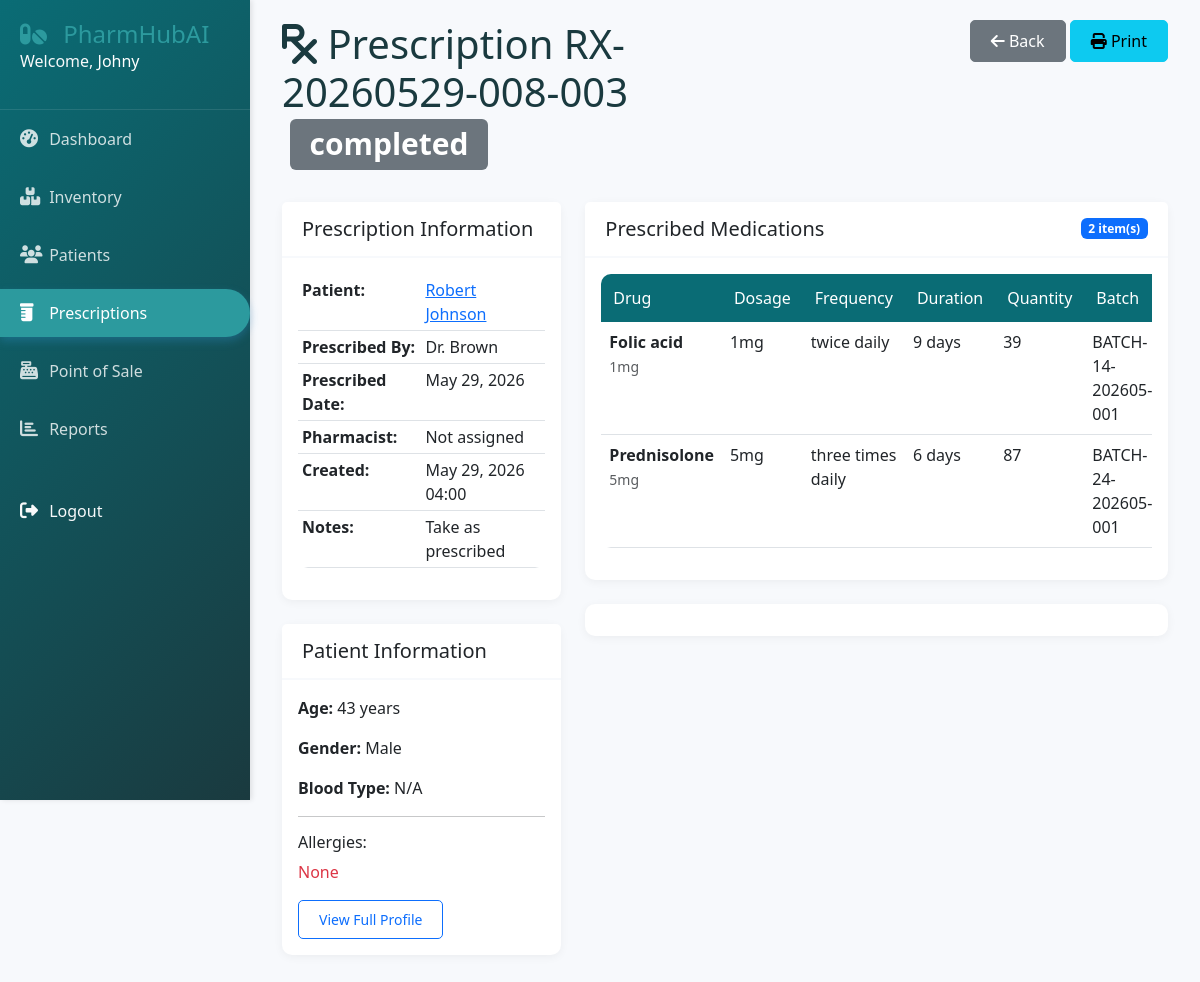
/prescriptions/7/ (signed in), run on the app's committed database.
### prescriptions/models.py (models this page shows, shortened)
class Prescription(models.Model):
    STATUS_CHOICES = (
        ('pending', 'Pending'),
        ('verified', 'Verified'),
        ('dispensed', 'Dispensed'),
        ('cancelled', 'Cancelled'),
        ('on_hold', 'On Hold'),
    )
    pharmacy = models.ForeignKey('accounts.Pharmacy', on_delete=models.CASCADE, null=True)
    prescription_number = models.CharField(max_length=50, unique=True)
    patient = models.ForeignKey(Patient, on_delete=models.CASCADE, related_name='prescriptions')
    prescribed_by = models.CharField(max_length=200)  # Doctor's name
    prescribed_date = models.DateField()
    pharmacist = models.ForeignKey(User, on_delete=models.SET_NULL, null=True, related_name='processed_prescriptions')
    status = models.CharField(max_length=20, choices=STATUS_CHOICES, default='pending')
    notes = models.TextField(blank=True)
    created_at = models.DateTimeField(auto_now_add=True)
    updated_at = models.DateTimeField(auto_now=True)
    class Meta:
        ordering = ['-created_at']

class PrescriptionItem(models.Model):
    prescription = models.ForeignKey(Prescription, on_delete=models.CASCADE, related_name='items')
    drug = models.ForeignKey(Drug, on_delete=models.CASCADE)
    batch = models.ForeignKey(Batch, on_delete=models.SET_NULL, null=True)
    dosage = models.CharField(max_length=100)  # e.g., "1 tablet"
    frequency = models.CharField(max_length=100)  # e.g., "twice daily"
    duration = models.CharField(max_length=50)  # e.g., "7 days"
    quantity = models.PositiveIntegerField()
    instructions = models.TextField(blank=True)
    substituted = models.BooleanField(default=False)

### patients/models.py (models this page shows, shortened)
class Patient(models.Model):
    BLOOD_TYPES = (
        ('A+', 'A+'), ('A-', 'A-'),
        ('B+', 'B+'), ('B-', 'B-'),
        ('AB+', 'AB+'), ('AB-', 'AB-'),
        ('O+', 'O+'), ('O-', 'O-'),
    )
    first_name = models.CharField(max_length=100)
    last_name = models.CharField(max_length=100)
    pharmacy = models.ForeignKey('accounts.Pharmacy', on_delete=models.CASCADE, null=True)
    date_of_birth = models.DateField()
    gender = models.CharField(max_length=10, choices=(('M', 'Male'), ('F', 'Female'), ('O', 'Other')))
    phone = models.CharField(max_length=15)
    email = models.EmailField(blank=True)
    address = models.TextField()
    blood_type = models.CharField(max_length=3, choices=BLOOD_TYPES, blank=True)
    allergies = models.TextField(blank=True, help_text="List all known allergies")
    chronic_conditions = models.TextField(blank=True, help_text="List all chronic conditions")
    current_medications = models.TextField(blank=True, help_text="List current medications")
    emergency_contact_name = models.CharField(max_length=200)
    emergency_contact_phone = models.CharField(max_length=15)
    created_by = models.ForeignKey(User, on_delete=models.SET_NULL, null=True)
    created_at = models.DateTimeField(auto_now_add=True)
    updated_at = models.DateTimeField(auto_now=True)
    class Meta:
        indexes = [
            models.Index(fields=['last_name', 'first_name']),
            models.Index(fields=['phone']),
        ]
    @property
    def age(self):
        today = date.today()
        return today.year - self.date_of_birth.year - (
            (today.month, today.day) < (self.date_of_birth.month, self.date_of_birth.day)
        )
    @property
    def full_name(self):
        return f"{self.first_name} {self.last_name}"

### inventory/models.py (models this page shows, shortened)
class Drug(models.Model):
    DRUG_FORMS = (
        ('tablet', 'Tablet'),
        ('capsule', 'Capsule'),
        ('liquid', 'Liquid'),
        ('injection', 'Injection'),
        ('cream', 'Cream'),
        ('ointment', 'Ointment'),
        ('inhaler', 'Inhaler'),
    )
    pharmacy = models.ForeignKey('accounts.Pharmacy', on_delete=models.CASCADE, null=True)
    name = models.CharField(max_length=200)
    generic_name = models.CharField(max_length=200)
    rxcui = models.CharField(max_length=20, unique=True, null=True, blank=True)
    form = models.CharField(max_length=20, choices=DRUG_FORMS)
    strength = models.CharField(max_length=50)  # e.g., "500mg"
    manufacturer = models.CharField(max_length=200)
    description = models.TextField(blank=True)
    requires_prescription = models.BooleanField(default=True)
    training_id = models.CharField(max_length=50, blank=True, null=True, help_text="ID from training dataset")
    created_at = models.DateTimeField(auto_now_add=True)
    updated_at = models.DateTimeField(auto_now=True)
    class Meta:
        indexes = [
            models.Index(fields=['name']),
            models.Index(fields=['rxcui']),
        ]

class Batch(models.Model):
    pharmacy = models.ForeignKey('accounts.Pharmacy', on_delete=models.CASCADE, null=True)
    drug = models.ForeignKey(Drug, on_delete=models.CASCADE, related_name='batches')
    supplier = models.ForeignKey(Supplier, on_delete=models.SET_NULL, null=True)
    batch_number = models.CharField(max_length=100, unique=True)
    quantity = models.PositiveIntegerField(default=0)
    purchase_price = models.DecimalField(max_digits=10, decimal_places=2)
    selling_price = models.DecimalField(max_digits=10, decimal_places=2)
    manufacture_date = models.DateField()
    expiry_date = models.DateField()
    created_at = models.DateTimeField(auto_now_add=True)
    updated_at = models.DateTimeField(auto_now=True)
    class Meta:
        indexes = [
            models.Index(fields=['expiry_date']),
            models.Index(fields=['batch_number']),
        ]

### prescriptions/views.py (the view, shortened to what this page needs)
# urls.py: path('<int:pk>/', views.prescription_detail, name='detail'),
@login_required
def prescription_detail(request, pk):
    prescription = get_object_or_404(
        Prescription.objects.select_related('patient', 'pharmacist'),
        pk=pk
    )
    items = prescription.items.select_related('drug', 'batch').all()
    interactions = prescription.interaction_logs.all()
    stock_available = True
    stock_details = []
    for item in items:
        if not item.batch:
            available_batch = Batch.objects.filter(
                drug=item.drug,
                quantity__gte=item.quantity,
                expiry_date__gt=timezone.now().date()
            ).first()
            if available_batch:
                stock_details.append({
                    'drug': item.drug.name,
                    'status': 'available',
                    'batch': available_batch.batch_number,
                    'available': available_batch.quantity
                })
            else:
                stock_available = False
                stock_details.append({
                    'drug': item.drug.name,
                    'status': 'out_of_stock',
                    'message': 'No batch available'
                })
        else:
            stock_details.append({
                'drug': item.drug.name,
                'status': 'ok',
                'batch': item.batch.batch_number,
                'available': item.batch.quantity
            })
    context = {
        'prescription': prescription,
        'items': items,
        'interactions': interactions,
        'stock_available': stock_available,
        'stock_details': stock_details,
        'can_dispense': prescription.status == 'verified' and stock_available,
        'can_verify': prescription.status == 'pending' and not interactions.filter(severity='high', overridden_by__isnull=True).exists()
    }
    return render(request, 'prescriptions/detail.html', context)

### templates/prescriptions/detail.html (shortened to what this page needs)
{% extends 'base.html' %}
{% block content %}
<div class="container-fluid">
    <div class="row mb-4">
        <div class="col">
            <h1>
                <i class="fas fa-prescription"></i> Prescription {{ prescription.prescription_number }}
                <span class="badge {% if prescription.status == 'dispensed' %}bg-success{% elif prescription.status == 'pending' %}bg-warning{% elif prescription.status == 'verified' %}bg-info{% elif prescription.status == 'cancelled' %}bg-danger{% else %}bg-secondary{% endif %} ms-2">
                    {{ prescription.get_status_display }}
                </span>
            </h1>
        </div>
        <div class="col text-end">
            <a href="/prescriptions/" class="btn btn-secondary">
                <i class="fas fa-arrow-left"></i> Back
            </a>
            <a href="/prescriptions/{{ prescription.id }}/print/" class="btn btn-info" target="_blank">
                <i class="fas fa-print"></i> Print
            </a>
        </div>
    </div>
    <div class="row">
        <div class="col-md-4">
            <div class="card mb-4">
                <div class="card-header">
                    <h5 class="mb-0">Prescription Information</h5>
                </div>
                <div class="card-body">
                    <table class="table table-sm">
                        <tr>
                            <th>Patient:</th>
                            <td>
                                <a href="/patients/{{ prescription.patient.id }}/">
                                    {{ prescription.patient.full_name }}
                                </a>
                            </td>
                        </tr>
                        <tr>
                            <th>Prescribed By:</th>
                            <td>{{ prescription.prescribed_by }}</td>
                        </tr>
                        <tr>
                            <th>Prescribed Date:</th>
                            <td>{{ prescription.prescribed_date|date:"M d, Y" }}</td>
                        </tr>
                        <tr>
                            <th>Pharmacist:</th>
                            <td>{{ prescription.pharmacist.get_full_name|default:"Not assigned" }}</td>
                        </tr>
                        <tr>
                            <th>Created:</th>
                            <td>{{ prescription.created_at|date:"M d, Y H:i" }}</td>
                        </tr>
                        {% if prescription.notes %}
                        <tr>
                            <th>Notes:</th>
                            <td>{{ prescription.notes|linebreaksbr }}</td>
                        </tr>
                        {% endif %}
                    </table>
                </div>
            </div>
            <div class="card mb-4">
                <div class="card-header">
                    <h5 class="mb-0">Patient Information</h5>
                </div>
                <div class="card-body">
                    <p><strong>Age:</strong> {{ prescription.patient.age }} years</p>
                    <p><strong>Gender:</strong> {{ prescription.patient.get_gender_display }}</p>
                    <p><strong>Blood Type:</strong> {{ prescription.patient.blood_type|default:"N/A" }}</p>
                    {% if prescription.patient.allergies %}
                    <hr>
                    <h6>Allergies:</h6>
                    <p class="text-danger">{{ prescription.patient.allergies }}</p>
                    {% endif %}
                    <a href="/patients/{{ prescription.patient.id }}/" class="btn btn-sm btn-outline-primary">
                        View Full Profile
                    </a>
                </div>
            </div>
        </div>
        <div class="col-md-8">
            <div class="card mb-4">
                <div class="card-header d-flex justify-content-between align-items-center">
                    <h5 class="mb-0">Prescribed Medications</h5>
                    <span class="badge bg-primary">{{ items.count }} item(s)</span>
                </div>
                <div class="card-body">
                    <div class="table-responsive">
                        <table class="table">
                            <thead>
                                <tr>
                                    <th>Drug</th>
                                    <th>Dosage</th>
                                    <th>Frequency</th>
                                    <th>Duration</th>
                                    <th>Quantity</th>
                                    <th>Batch</th>
                                </tr>
                            </thead>
                            <tbody>
                                {% for item in items %}
                                <tr>
                                    <td>
                                        <strong>{{ item.drug.name }}</strong><br>
                                        <small class="text-muted">{{ item.drug.strength }}</small>
                                    </td>
                                    <td>{{ item.dosage }}</td>
                                    <td>{{ item.frequency }}</td>
                                    <td>{{ item.duration }}</td>
                                    <td>{{ item.quantity }}</td>
                                    <td>
                                        {% if item.batch %}
                                            {{ item.batch.batch_number }}
                                        {% else %}
                                            <span class="text-warning">Not assigned</span>
                                        {% endif %}
                                    </td>
                                </tr>
                                {% endfor %}
                            </tbody>
                        </table>
                    </div>
                </div>
            </div>
            <div class="card">
                <div class="card-body">
                </div>
            </div>
        </div>
    </div>
</div>
{% endblock %}

### templates/base.html (shortened to what this page needs)
<!DOCTYPE html>
<html lang="en">
<head>
    <link href="https://cdn.jsdelivr.net/npm/bootstrap@5.3.0-alpha1/dist/css/bootstrap.min.css" rel="stylesheet">
    <link rel="stylesheet" href="https://cdnjs.cloudflare.com/ajax/libs/font-awesome/6.4.0/css/all.min.css">
    {% load static %}
    <link rel="stylesheet" href="{% static 'css/style.css' %}">
</head>
<body>
    {% if user.is_authenticated %}
    <div class="sidebar">
        <div class="sidebar-header">
            <a style="text-decoration: none; color: #2c9a9e;" href="{%url 'accounts:home'%}"><h3><i class="fas fa-pills"></i> PharmHubAI</h3></a>
            <p class="text-light">Welcome, <a href="{%url 'accounts:home'%} " style="color: white;">{{ user.username }}</a></p>
        </div>
        <ul class="nav flex-column">
            <li class="nav-item">
                <a class="nav-link {% if request.path == '/dashboard' %}active{% endif %}" href="/dashboard/">
                    <i class="fas fa-tachometer-alt"></i> Dashboard
                </a>
            </li>
            <li class="nav-item">
                <a class="nav-link {% if '/inventory' in request.path %}active{% endif %}" href="/inventory/">
                    <i class="fas fa-boxes"></i> Inventory
                </a>
            </li>
            <li class="nav-item">
                <a class="nav-link {% if '/patients' in request.path %}active{% endif %}" href="/patients/">
                    <i class="fas fa-users"></i> Patients
                </a>
            </li>
            <li class="nav-item">
                <a class="nav-link {% if '/prescriptions' in request.path %}active{% endif %}" href="/prescriptions/">
                    <i class="fas fa-prescription-bottle"></i> Prescriptions
                </a>
            </li>
            <li class="nav-item">
                <a class="nav-link {% if '/sales' in request.path %}active{% endif %}" href="/sales/pos/">
                    <i class="fas fa-cash-register"></i> Point of Sale
                </a>
            </li>
            {% if user.profile.role == 'admin' or user.profile.role == 'pharmacist' %}
            <li class="nav-item">
                <a class="nav-link {% if '/reports' in request.path %}active{% endif %}" href="/reports/">
                    <i class="fas fa-chart-bar"></i> Reports
                </a>
            </li>
            {% endif %}
            <li class="nav-item mt-4">
                <a class="nav-link text-light" href="/logout/">
                    <i class="fas fa-sign-out-alt"></i> Logout
                </a>
            </li>
        </ul>
    </div>
    {% endif %}
    <div class="main-content">
        {% block content %}{% endblock %}
    </div>
</body>
</html>

### data on the page
Prescription: prescription_number "RX-20260529-008-003", status "completed", patient.full_name "Robert Johnson", prescribed_by "Dr. Brown", prescribed_date "May 29, 2026", pharmacist.get_full_name "Not assigned", created_at "May 29, 2026 04:00", notes "Take as prescribed", patient.age "43", patient.gender "Male", patient.blood_type "N/A", patient.allergies "None"
PrescriptionItem: drug.name "Folic acid", drug.strength "1mg", dosage "1mg", frequency "twice daily", duration "9 days", quantity "39", batch.batch_number "BATCH-14-202605-001"
PrescriptionItem: drug.name "Prednisolone", drug.strength "5mg", dosage "5mg", frequency "three times daily", duration "6 days", quantity "87", batch.batch_number "BATCH-24-202605-001"

### other printed values
{{ user.username }} "Johny"
{{ items.count }} "2"
